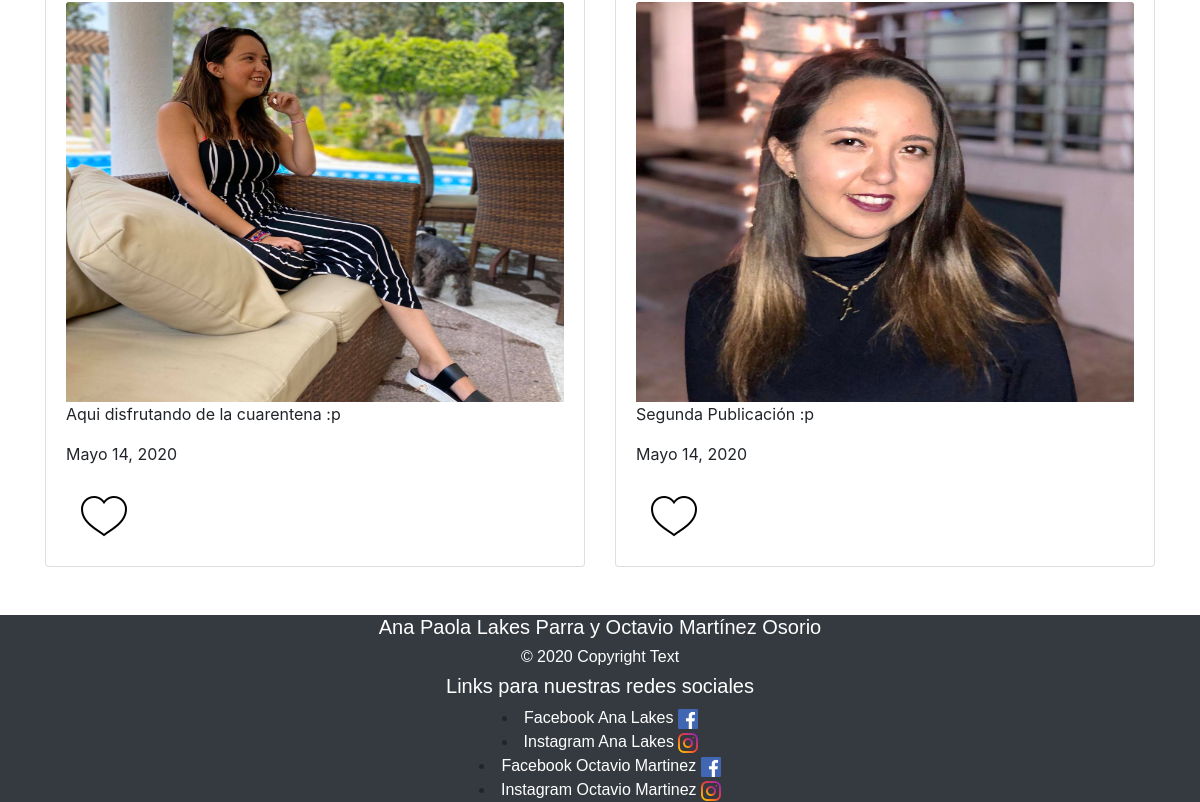
Page /inicio (lower part) on the earlier database version.
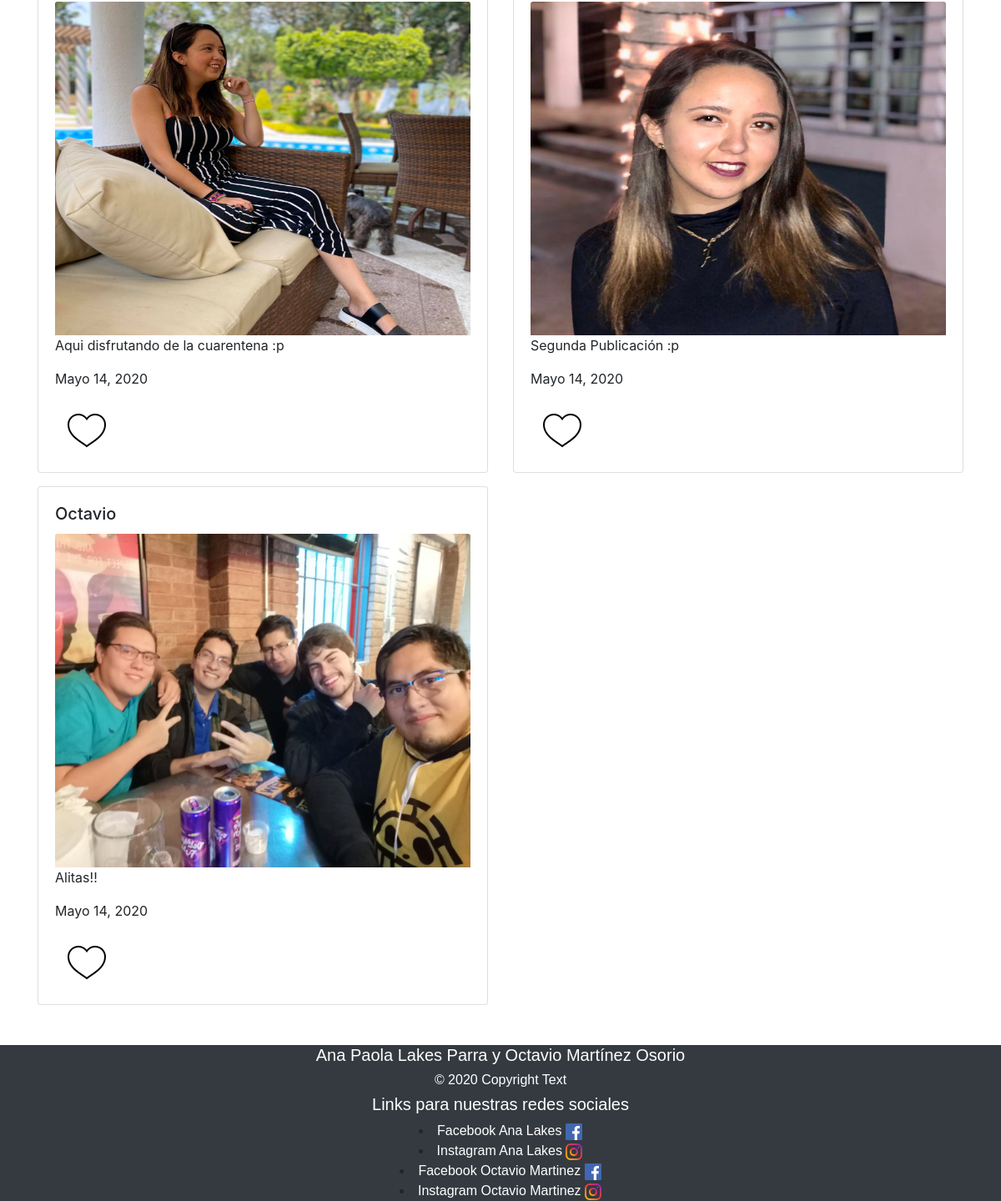
Same page on the later database version.
### dashboard/models.py (models this page shows)
class PublicacionBien(models.Model):
    descripcion = models.TextField()
    fecha_publicacion = models.DateField(auto_now_add=True)
    imagen = models.ImageField(upload_to='imgs/', max_length=350)
    user = models.ForeignKey(
        User,
        on_delete=models.CASCADE,
        related_name='pubs',
        blank=False,
        null=False,
    )

### dashboard/views.py (the view)
# urls.py: path('inicio', IndexView.as_view(), name='index'),
class IndexView(View):
    def get(self, request):
        template_name = 'index.html'
        contexto = dict(pubs=PublicacionBien.objects.all())
        return render(request, template_name, contexto)

### templates/index.html
{% extends 'base.html' %}
{% block content %}
        <div class="container mt-3">
          <div class="row">
            {% for foo in pubs %}
            <div class="col-6 ">
              <div class="card mb-3">
                <div class="card-body">
                  <h5 class="card-title">{{ foo.user }}</h5>
                  <img src="{{ foo.imagen.url }}" class="card-img-top" width="10px" height="400px" alt="...">
                  <p class="card-text">{{ foo.descripcion }}</p>
                  <p class="card-text">{{ foo.fecha_publicacion }}</p>
                  <a class="btn" onclick="document.getElementById('{{ foo.id }}').src='static/images/icons8-heart-50 (1).png'">
                      <img id="{{ foo.id }}" src="static/images/icons8-heart-50.png">
                  </a>
                </div>
              </div>
            </div>
          {% endfor %}
          </div>
        </div>
{% endblock %}

Differences in the rows shown:
added PublicacionBien: user "Octavio", imagen (picture), descripcion "Alitas!!", fecha_publicacion "Mayo 14, 2020"
